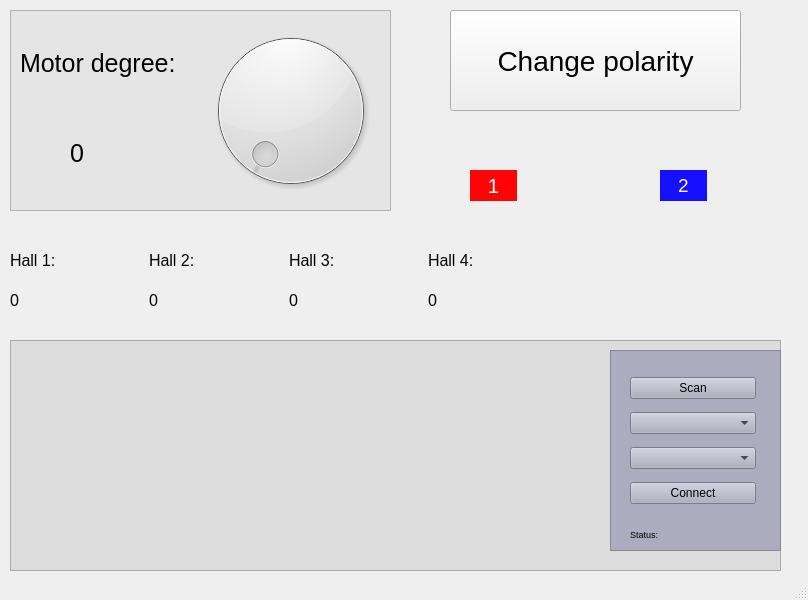
<?xml version="1.0" encoding="UTF-8"?>
<ui version="4.0">
 <class>MainWindow</class>
 <widget class="QMainWindow" name="MainWindow">
  <property name="geometry">
   <rect>
    <x>0</x>
    <y>0</y>
    <width>808</width>
    <height>600</height>
   </rect>
  </property>
  <property name="focusPolicy">
   <enum>Qt::ClickFocus</enum>
  </property>
  <property name="windowTitle">
   <string>Реле</string>
  </property>
  <widget class="QWidget" name="centralwidget">
   <widget class="QPushButton" name="change_polarity_button">
    <property name="geometry">
     <rect>
      <x>450</x>
      <y>10</y>
      <width>291</width>
      <height>101</height>
     </rect>
    </property>
    <property name="font">
     <font>
      <pointsize>21</pointsize>
     </font>
    </property>
    <property name="text">
     <string>Change polarity</string>
    </property>
   </widget>
   <widget class="QFrame" name="frame_2">
    <property name="geometry">
     <rect>
      <x>10</x>
      <y>340</y>
      <width>771</width>
      <height>231</height>
     </rect>
    </property>
    <property name="styleSheet">
     <string notr="true">background-color: rgb(220, 220, 220);</string>
    </property>
    <property name="frameShape">
     <enum>QFrame::StyledPanel</enum>
    </property>
    <property name="frameShadow">
     <enum>QFrame::Raised</enum>
    </property>
    <widget class="QFrame" name="frame">
     <property name="geometry">
      <rect>
       <x>600</x>
       <y>10</y>
       <width>171</width>
       <height>201</height>
      </rect>
     </property>
     <property name="styleSheet">
      <string notr="true">background-color: rgb(172, 172, 190);</string>
     </property>
     <property name="frameShape">
      <enum>QFrame::StyledPanel</enum>
     </property>
     <property name="frameShadow">
      <enum>QFrame::Raised</enum>
     </property>
     <widget class="QWidget" name="verticalLayoutWidget_3">
      <property name="geometry">
       <rect>
        <x>20</x>
        <y>20</y>
        <width>126</width>
        <height>141</height>
       </rect>
      </property>
      <layout class="QVBoxLayout" name="verticalLayout_3">
       <item>
        <widget class="QPushButton" name="scan_button">
         <property name="mouseTracking">
          <bool>false</bool>
         </property>
         <property name="text">
          <string>Scan</string>
         </property>
        </widget>
       </item>
       <item>
        <widget class="QComboBox" name="comportslist"/>
       </item>
       <item>
        <widget class="QComboBox" name="comports_speed"/>
       </item>
       <item>
        <widget class="QPushButton" name="connect_button">
         <property name="mouseTracking">
          <bool>false</bool>
         </property>
         <property name="text">
          <string>Connect</string>
         </property>
        </widget>
       </item>
      </layout>
     </widget>
     <widget class="QLabel" name="status_label">
      <property name="geometry">
       <rect>
        <x>20</x>
        <y>174</y>
        <width>121</width>
        <height>21</height>
       </rect>
      </property>
      <property name="font">
       <font>
        <pointsize>7</pointsize>
       </font>
      </property>
      <property name="text">
       <string>Status:</string>
      </property>
     </widget>
    </widget>
   </widget>
   <widget class="QFrame" name="frame_3">
    <property name="geometry">
     <rect>
      <x>10</x>
      <y>10</y>
      <width>381</width>
      <height>201</height>
     </rect>
    </property>
    <property name="styleSheet">
     <string notr="true">background-color: rgb(229, 229, 229);</string>
    </property>
    <property name="frameShape">
     <enum>QFrame::StyledPanel</enum>
    </property>
    <property name="frameShadow">
     <enum>QFrame::Raised</enum>
    </property>
    <widget class="QDial" name="Motor_degree_regulator">
     <property name="geometry">
      <rect>
       <x>190</x>
       <y>10</y>
       <width>181</width>
       <height>181</height>
      </rect>
     </property>
    </widget>
    <widget class="QLabel" name="label_11">
     <property name="geometry">
      <rect>
       <x>10</x>
       <y>30</y>
       <width>171</width>
       <height>47</height>
      </rect>
     </property>
     <property name="font">
      <font>
       <pointsize>19</pointsize>
      </font>
     </property>
     <property name="text">
      <string>Motor degree:</string>
     </property>
    </widget>
    <widget class="QLabel" name="motor_degree_value">
     <property name="geometry">
      <rect>
       <x>60</x>
       <y>120</y>
       <width>101</width>
       <height>47</height>
      </rect>
     </property>
     <property name="font">
      <font>
       <pointsize>19</pointsize>
      </font>
     </property>
     <property name="text">
      <string>0</string>
     </property>
    </widget>
   </widget>
   <widget class="QLabel" name="output_1">
    <property name="geometry">
     <rect>
      <x>470</x>
      <y>170</y>
      <width>47</width>
      <height>31</height>
     </rect>
    </property>
    <property name="font">
     <font>
      <pointsize>16</pointsize>
     </font>
    </property>
    <property name="layoutDirection">
     <enum>Qt::LeftToRight</enum>
    </property>
    <property name="styleSheet">
     <string notr="true">background-color: rgb(255, 3, 7);</string>
    </property>
    <property name="text">
     <string>&lt;html&gt;&lt;head/&gt;&lt;body&gt;&lt;p align=&quot;center&quot;&gt;&lt;span style=&quot; color:#fdfdfd;&quot;&gt;1&lt;/span&gt;&lt;/p&gt;&lt;/body&gt;&lt;/html&gt;</string>
    </property>
    <property name="alignment">
     <set>Qt::AlignCenter</set>
    </property>
   </widget>
   <widget class="QLabel" name="output_2">
    <property name="geometry">
     <rect>
      <x>660</x>
      <y>170</y>
      <width>47</width>
      <height>31</height>
     </rect>
    </property>
    <property name="font">
     <font>
      <pointsize>14</pointsize>
     </font>
    </property>
    <property name="layoutDirection">
     <enum>Qt::LeftToRight</enum>
    </property>
    <property name="styleSheet">
     <string notr="true">background-color: rgb(23, 15, 255);</string>
    </property>
    <property name="text">
     <string>&lt;html&gt;&lt;head/&gt;&lt;body&gt;&lt;p align=&quot;center&quot;&gt;&lt;span style=&quot; color:#fdfdfd;&quot;&gt;2&lt;/span&gt;&lt;/p&gt;&lt;/body&gt;&lt;/html&gt;</string>
    </property>
    <property name="alignment">
     <set>Qt::AlignCenter</set>
    </property>
   </widget>
   <widget class="QWidget" name="horizontalLayoutWidget_2">
    <property name="geometry">
     <rect>
      <x>10</x>
      <y>240</y>
      <width>551</width>
      <height>41</height>
     </rect>
    </property>
    <layout class="QHBoxLayout" name="horizontalLayout_2">
     <item>
      <widget class="QLabel" name="label_31">
       <property name="font">
        <font>
         <pointsize>12</pointsize>
        </font>
       </property>
       <property name="text">
        <string>Hall 1:</string>
       </property>
      </widget>
     </item>
     <item>
      <widget class="QLabel" name="label_32">
       <property name="font">
        <font>
         <pointsize>12</pointsize>
        </font>
       </property>
       <property name="text">
        <string>Hall 2:</string>
       </property>
      </widget>
     </item>
     <item>
      <widget class="QLabel" name="label_33">
       <property name="font">
        <font>
         <pointsize>12</pointsize>
        </font>
       </property>
       <property name="text">
        <string>Hall 3:</string>
       </property>
      </widget>
     </item>
     <item>
      <widget class="QLabel" name="label_34">
       <property name="font">
        <font>
         <pointsize>12</pointsize>
        </font>
       </property>
       <property name="text">
        <string>Hall 4:</string>
       </property>
      </widget>
     </item>
    </layout>
   </widget>
   <widget class="QWidget" name="horizontalLayoutWidget_3">
    <property name="geometry">
     <rect>
      <x>10</x>
      <y>280</y>
      <width>551</width>
      <height>41</height>
     </rect>
    </property>
    <layout class="QHBoxLayout" name="horizontalLayout_3">
     <item>
      <widget class="QLabel" name="hall_sensor_1_value">
       <property name="font">
        <font>
         <pointsize>12</pointsize>
        </font>
       </property>
       <property name="text">
        <string>0</string>
       </property>
      </widget>
     </item>
     <item>
      <widget class="QLabel" name="hall_sensor_2_value">
       <property name="font">
        <font>
         <pointsize>12</pointsize>
        </font>
       </property>
       <property name="text">
        <string>0</string>
       </property>
      </widget>
     </item>
     <item>
      <widget class="QLabel" name="hall_sensor_3_value">
       <property name="font">
        <font>
         <pointsize>12</pointsize>
        </font>
       </property>
       <property name="text">
        <string>0</string>
       </property>
      </widget>
     </item>
     <item>
      <widget class="QLabel" name="hall_sensor_4_value">
       <property name="font">
        <font>
         <pointsize>12</pointsize>
        </font>
       </property>
       <property name="text">
        <string>0</string>
       </property>
      </widget>
     </item>
    </layout>
   </widget>
  </widget>
  <widget class="QMenuBar" name="menubar">
   <property name="geometry">
    <rect>
     <x>0</x>
     <y>0</y>
     <width>808</width>
     <height>21</height>
    </rect>
   </property>
  </widget>
  <widget class="QStatusBar" name="statusbar"/>
 </widget>
 <resources/>
 <connections/>
</ui>
